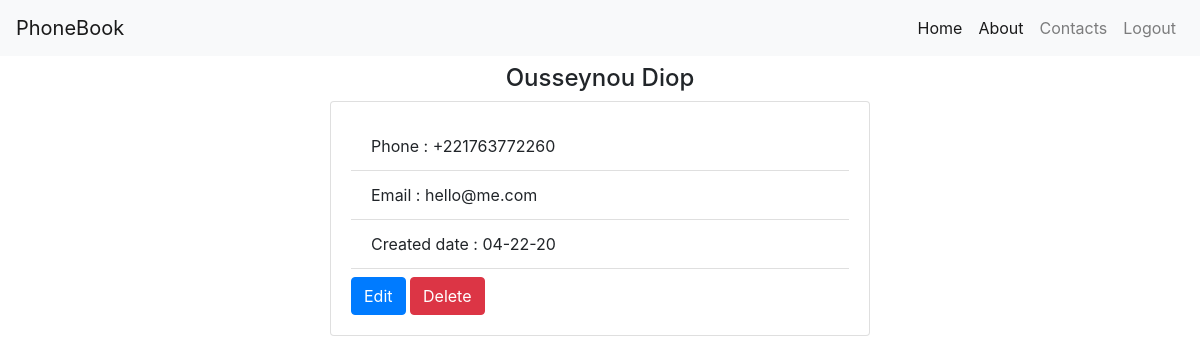
Screenshot of /contacts/3/details/ (signed in) with the database file from the repository.
### contact/models.py (models this page shows, shortened)
class Contact(models.Model):
    first_name = models.CharField(max_length=150)
    last_name = models.CharField(max_length=150)
    phone = models.CharField(max_length=150)
    email = models.CharField(max_length=150, blank=True)
    created_by = models.ForeignKey(User, on_delete=models.SET_NULL, null=True)
    created_at = models.DateTimeField(auto_now_add=True)

### contact/views.py (the view)
# urls.py: path("contacts/<int:id>/details/", contact_details, name="details"),
@login_required(login_url="/login/")
def contact_details(request, id):
    contact = get_object_or_404(Contact, id=id)
    context = {"contact": contact}
    return render(request, "contact/contact_details.html", context)

### templates/contact/contact_details.html
{% extends "base.html" %}
{% block content %}
<div class="row">
  <div class="col-md-6 m-auto">
    <h4 class="text-center">
      {{ contact.first_name }} {{ contact.last_name }}
    </h4>
    <div class="card card-body">
      <ul class="list-group list-group-flush">
        <li class="list-group-item">
          Phone : {{ contact.phone }}
        </li>
        <li class="list-group-item">
          Email : {{ contact.email|default_if_none:"no email" }}
        </li>
        <li class="list-group-item">
          Created date : {{ contact.created_at|date:"m-d-y" }}
        </li>
      </ul>
      <div class="mt-2">
        <a href="{% url 'update' contact.id %}" class="btn btn-primary">Edit</a>
        <a href="{% url 'delete' contact.id %}" class="btn btn-danger"
          >Delete</a
        >
      </div>
    </div>
  </div>
</div>
{% endblock %}

### rows the page displays
Contact: first_name "Ousseynou", last_name "Diop", phone "+221763772260", email "hello@me.com", created_at "04-22-20"
